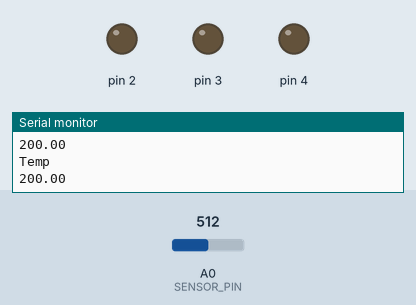
Bench run of a sketch on a simulated Arduino Uno, built with avr-gcc and run on an emulated ATmega328P. Parts: output pins drawn as LEDs (lit = HIGH), the last lines printed to the serial monitor. The test bench sets the inputs (shaded band); at power-on: A0 (SENSOR_PIN) = 512.

Above: at 1.2 s.
1.3 s: A0 (SENSOR_PIN) set to 514
At 2.2 s:
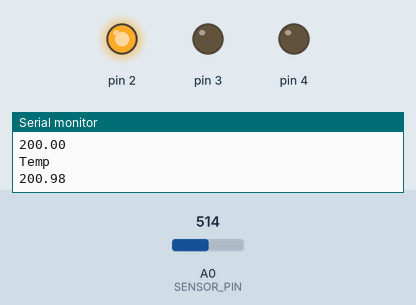
2.8 s: A0 (SENSOR_PIN) set to 716
At 4.0 s:
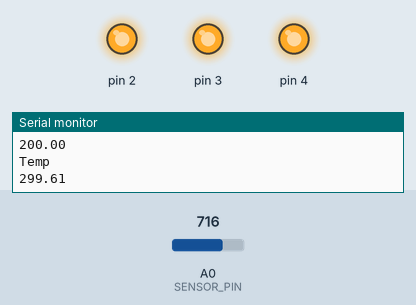
4.3 s: A0 (SENSOR_PIN) set to 511
At 4.6 s:
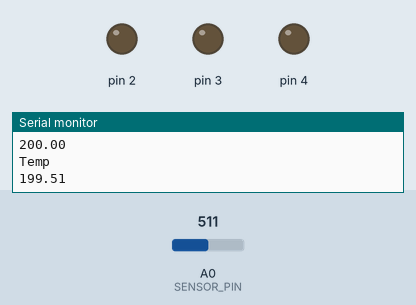
7.3 s: A0 (SENSOR_PIN) set to 900
At 8.4 s:
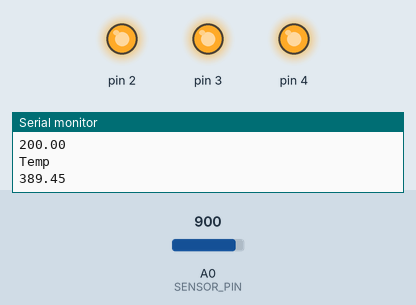
Timing chart, 0 to 9.8 s (numbered marks = the images above; inputs shaded):
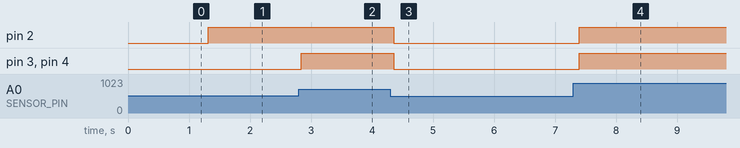

The sketch:

love-sensor.ino
```cpp
const int SENSOR_PIN = A0;
float BASELINE_TEMP;

void setup() {
  Serial.begin(9600);

  for (int pinNumber = 2; pinNumber < 5; pinNumber++) {
    pinMode(pinNumber, OUTPUT);
    digitalWrite(pinNumber, LOW);
  }

  int sensorVal = analogRead(SENSOR_PIN);
  BASELINE_TEMP = getTemp(sensorVal);
}

void loop() {
  int sensorVal = analogRead(SENSOR_PIN);
  float temp = getTemp(sensorVal);

  Serial.println("BASELINE_TEMP");
  Serial.println(BASELINE_TEMP);
  Serial.println("Temp");
  Serial.println(temp);

  if (temp < BASELINE_TEMP + 0.5) {
    setLeds(LOW, LOW, LOW);
  } else if (temp >= BASELINE_TEMP + 0.5 && temp < BASELINE_TEMP + 1.5) {
    setLeds(HIGH, LOW, LOW);
  } else if (temp >= BASELINE_TEMP + 1.5 && temp < BASELINE_TEMP + 2.5) {
    setLeds(HIGH, HIGH, LOW);
  } else {
    setLeds(HIGH, HIGH, HIGH);
  }
  delay(100);
}

float getTemp(int sensorVal) {
  float voltage = (sensorVal / 1024.0) * 5.0;
  float temp = (voltage - 0.5) * 100.0;
  return temp;
}

void setLeds(int firstLed, int secondLed, int thirdLed) {
  digitalWrite(2, firstLed);
  digitalWrite(3, secondLed);
  digitalWrite(4, thirdLed);
}
```

Measured:
- the behaviour switches between 513 and 514 on A0 (SENSOR_PIN) (found by bisection; images 0 and 1)
- after the input at 1.3 s, pin 2: LOW → HIGH at once
- after the input at 2.8 s, pin 3, pin 4: LOW → HIGH at once
- after the input at 4.3 s, pin 2–4: HIGH → LOW after 0.06 s
- after the input at 7.3 s, pin 2–4: LOW → HIGH after 0.10 s
